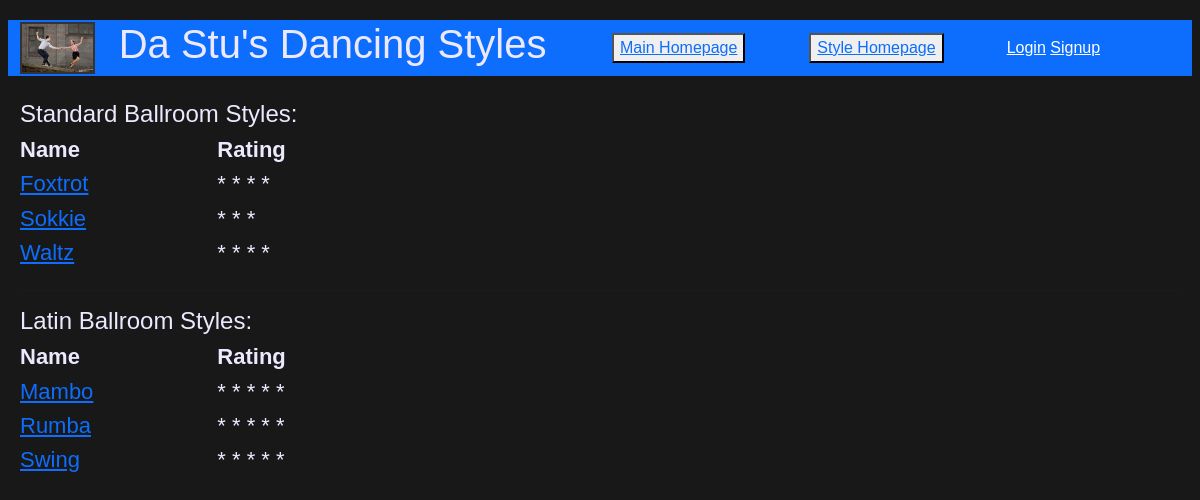
Page /styles/ on the committed database.
### styles/models.py (models this page shows, shortened)
class Style(models.Model):
    name = models.CharField(max_length=140)
    category = models.CharField(max_length=3, choices=CATEGORIES, default='STD')
    rating = models.CharField(max_length=1, choices=STARS, default='5')
    description = models.TextField(default="")
    image = models.ImageField(upload_to='static/images/',
                              default='static/images/dance.png')

### styles/templates/all_styles.html
{% extends "header.html" %}
{% block content %}
    <h2>Standard Ballroom Styles:</h2>
    <div class="row">
                <div class="col-md-2"><h3><b>Name</b></h3></div>
                <div class="col-md-2"><h3><b>Rating</b></h3></div>
    </div>
    {% for style in object_list %}
        {% if style.category == "STD" %}
            <div class="row">
                <div class="col-md-2"><h3><a href="/styles/{{style.id}}">{{ style.name }}</a></h3></div>
                <div class="col-md-2"><h3>{{ style.get_rating_display }}</h3></div>
            </div>
        {% endif %}
    {% endfor %}
    <hr>
    <h2>Latin Ballroom Styles:</h2>
    <div class="row">
                <div class="col-md-2"><h3><b>Name</b></h3></div>
                <div class="col-md-2"><h3><b>Rating</b></h3></div>
    </div>
    {% for style in object_list %}
        {% if style.category == "LTN" %}
            <div class="row">
                <div class="col-md-2"><h3><a href="/styles/{{style.id}}">{{ style.name }}</a></h3></div>
                <div class="col-md-2"><h3>{{ style.get_rating_display }}</h3></div>
            </div>
        {% endif %}
    {% endfor %}
{% endblock %}

### styles/templates/header.html (shortened to what this page needs)
<!DOCTYPE html>
{% load static %}
<html lang="en">
<head>
    <link href="https://cdn.jsdelivr.net/npm/bootstrap@5.3.0/dist/css/bootstrap.min.css"
          rel="stylesheet">
    <link href = "{% static 'noicestyle.css' %}" rel = "stylesheet" type = "text/css" />
</head>
<body>
    <div class="row bg-primary text-white align-items-center">
        <div class="col-md-1">
            <img src="{% static 'images/swing.jpg' %}" class = "img-fluid" alt="">
        </div>
        <div class="col-md-5">
            <h1 id="mainheading">Da Stu's Dancing Styles</h1>
        </div>
        <div class="col-md-2">
            <button class = "btn-default">
                <a href = "/"> Main Homepage </a>
            </button>
        </div>
        <div class="col-md-2">
            <button class = "btn-default">
                <a href = "/styles"> Style Homepage </a>
            </button>
        </div>
        <div class="col-md-2 align-items-end">
            {% if user.is_authenticated %}
                Welcome, {{user.username}}
                <a class="text-white" href="{% url 'user_auth:logout' %}">Logout</a>
            {% else %}
                <a class="text-white" href="{% url 'user_auth:login' %}">Login</a>
                <a class="text-white" href="{% url 'user_auth:register' %}">Signup</a>
            {% endif %}
        </div>
    </div>
    <br>
    {% block content %}
    {% endblock %}
</body>
</html>

### styles/static/noicestyle.css (style rules this page uses)
#mainheading { text-decoration: bold; font-size: 40px }
body { font-family: Arial, sans-serif; line-height: 1.5; margin: 20px; background: #181818 !important; }
h1 { color: #ece9ff; font-size: 28px; }
h2 { color: #ece9ff; font-size: 24px; }
h3 { color: #ece9ff; font-size: 22px; }
img { border: 2px solid #333; }

### rows in the picture
Style: name "Foxtrot", rating "* * * *"
Style: name "Sokkie", rating "* * *"
Style: name "Waltz", rating "* * * *"
Style: name "Mambo", rating "* * * * *"
Style: name "Rumba", rating "* * * * *"
Style: name "Swing", rating "* * * * *"
